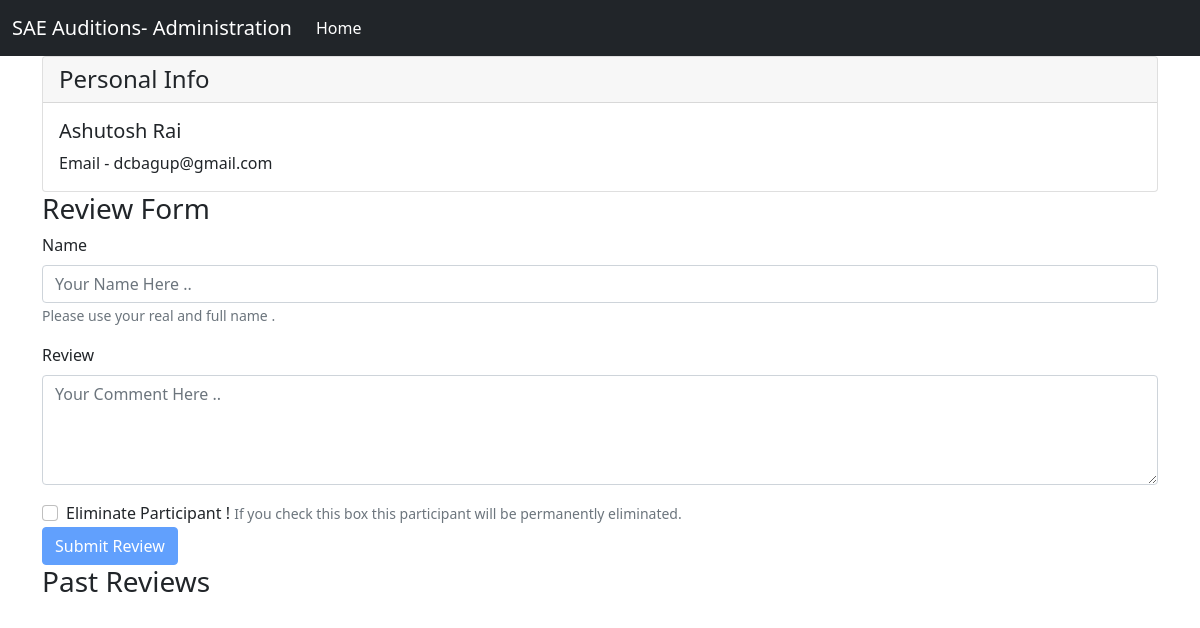
The app's page /administrator/response_detail/22, older data.
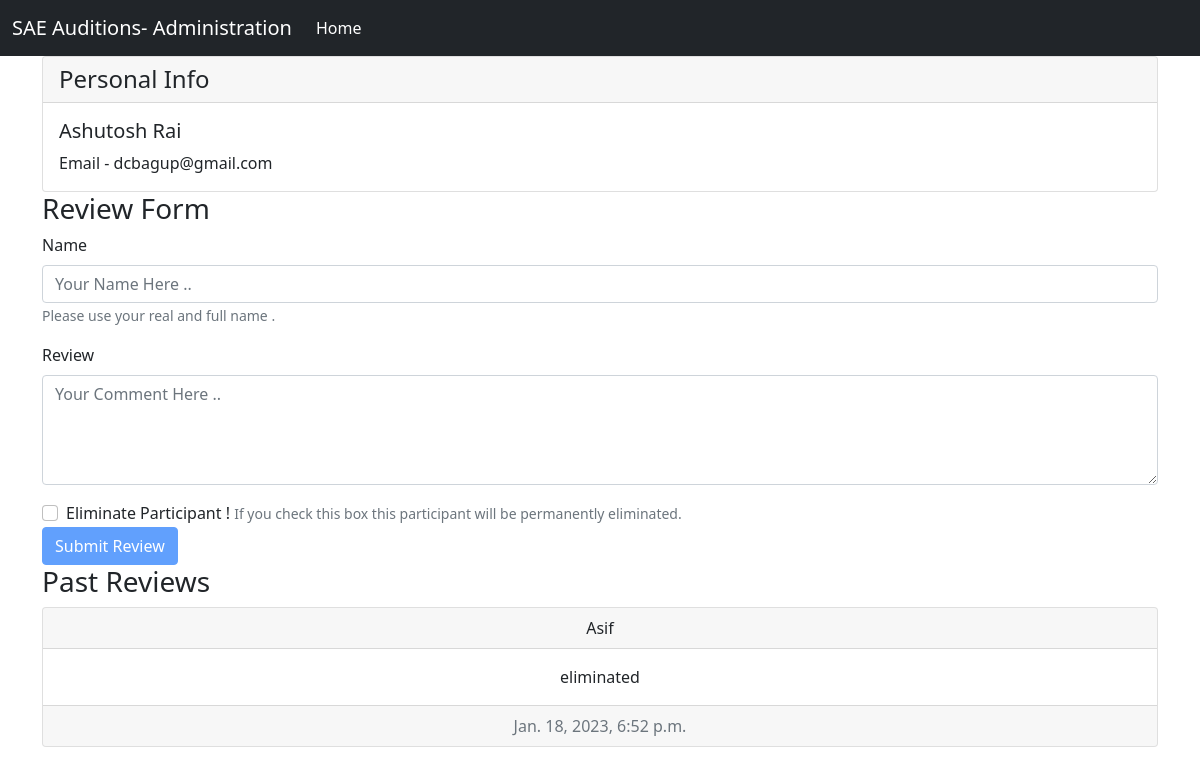
The same page, newer data.
### administrator/models.py (models this page shows)
class Comment(models.Model):
    profile = models.ForeignKey(Profile,on_delete=models.CASCADE)
    author = models.CharField(max_length=100)
    comment = models.TextField()
    date_time = models.DateTimeField(auto_now_add=True)

### administrator/views.py (the view, shortened to what this page needs)
# urls.py: path('response_detail/<int:id>',views.response_detail,name='response_detail'),
def response_detail(request,id):
    profile = Profile.objects.get(id = id)
    response = Response.objects.filter(profile = profile)
    data = {}
    try:
        comments = Comment.objects.filter(profile=profile).order_by('-date_time')
        data['reviews'] = comments
    except:
        data['reviews'] = []
    data['profile'] = profile
    data['response'] = response
    return render(request,'administrator/detail.html',{'data':data})

### administrator/templates/administrator/detail.html (shortened to what this page needs)
{% extends 'base3.html' %}
{% block content %}
<div class="container">
  <div class="card">
    <h4 class="card-header">
      Personal Info
    </h4>
    <div class="card-body">
      <h5 class="card-title">{{data.profile.user.first_name}} {{data.profile.user.last_name}}</h5>
      <p class="card-text">Email - {{data.profile.user.email}}</p>
    </div>
  </div>
</div>
<div class="container">
  <h3>Review Form</h3>
  <form method="POST">
    <div class="mb-3">
      <label for="exampleInputEmail1" class="form-label">Name</label>
      <input id = "namefield" type="text" class="form-control" name="author" placeholder="Your Name Here ..">
      <small class="form-text text-muted">
        Please use your real and full name .
      </small>
    </div>
    <div class="mb-3">
      <label for="exampleInputPassword1" class="form-label">Review</label>
      <textarea id = "commentfield" class="form-control" rows="4" name="comment" placeholder="Your Comment Here .."></textarea>
    </div>
    <div class="form-group form-check">
      <input type="checkbox" class="form-check-input" name="eliminate">
      <label class="form-check-label" >Eliminate Participant !</label>
      <small class="form-text text-muted">
        If you check this box this participant will be permanently eliminated.
      </small>
    </div>
    <button id="button" type="submit" class="btn btn-primary">Submit Review</button>
  </form>
  <h3>Past Reviews</h3>
  {% for review in data.reviews %}
    <div class="card text-center">
      <div class="card-header">
        {{review.author}}
      </div>
      <div class="card-body">
        <p class="card-text">{{review.comment}}</p>
      </div>
      <div class="card-footer text-muted">
        {{review.date_time}}
      </div>
    </div>
  {% endfor %}
</div>
{% endblock %}

Row changes from the older to the newer data that the page shows:
added Comment: author "Asif", comment "eliminated", date_time "Jan. 18, 2023, 6:52 p.m."
